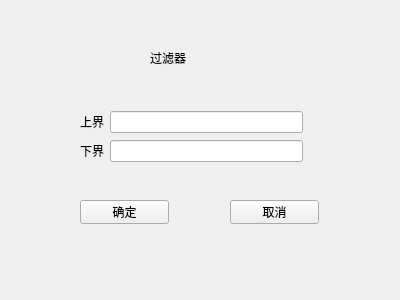
<?xml version="1.0" encoding="UTF-8"?>
<ui version="4.0">
 <class>filterDockPanel</class>
 <widget class="QDockWidget" name="filterDockPanel">
  <property name="geometry">
   <rect>
    <x>0</x>
    <y>0</y>
    <width>400</width>
    <height>300</height>
   </rect>
  </property>
  <property name="windowTitle">
   <string>过滤器</string>
  </property>
  <widget class="QWidget" name="dockWidgetContents">
   <widget class="QPushButton" name="btn_cancel">
    <property name="geometry">
     <rect>
      <x>230</x>
      <y>200</y>
      <width>89</width>
      <height>24</height>
     </rect>
    </property>
    <property name="text">
     <string>取消</string>
    </property>
   </widget>
   <widget class="QPushButton" name="btn_ok">
    <property name="geometry">
     <rect>
      <x>80</x>
      <y>200</y>
      <width>89</width>
      <height>24</height>
     </rect>
    </property>
    <property name="text">
     <string>确定</string>
    </property>
   </widget>
   <widget class="QLabel" name="label">
    <property name="geometry">
     <rect>
      <x>150</x>
      <y>50</y>
      <width>72</width>
      <height>15</height>
     </rect>
    </property>
    <property name="text">
     <string>过滤器</string>
    </property>
   </widget>
   <widget class="QWidget" name="layoutWidget">
    <property name="geometry">
     <rect>
      <x>80</x>
      <y>110</y>
      <width>223</width>
      <height>55</height>
     </rect>
    </property>
    <layout class="QGridLayout" name="gridLayout">
     <item row="0" column="0">
      <widget class="QLabel" name="label_upperBound">
       <property name="text">
        <string>上界</string>
       </property>
      </widget>
     </item>
     <item row="0" column="1">
      <widget class="QLineEdit" name="lineEdit_upperBound"/>
     </item>
     <item row="1" column="0">
      <widget class="QLabel" name="label_lowerBound">
       <property name="text">
        <string>下界</string>
       </property>
      </widget>
     </item>
     <item row="1" column="1">
      <widget class="QLineEdit" name="lineEdit_lowerBound"/>
     </item>
    </layout>
   </widget>
  </widget>
 </widget>
 <resources/>
 <connections/>
</ui>
